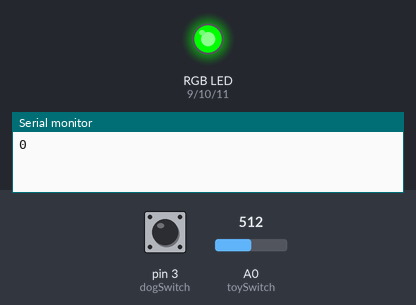
A sketch run on a simulated Arduino Uno, built with avr-gcc and run on an emulated ATmega328P. Shown: an RGB LED mixed from three pins (HIGH = lit), the last lines printed to the serial monitor. The test bench sets the inputs (shaded band); at power-on: A0 (toySwitch) = 512, pin 3 (dogSwitch) LOW. Dim RGB values are drawn brighter than linear.

Above: at 1.2 s.
1.3 s: A0 (toySwitch) set to 0
At 4.4 s:
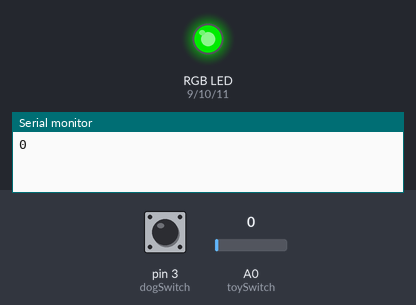
6.1 s: A0 (toySwitch) set to 122
At 6.55 s:
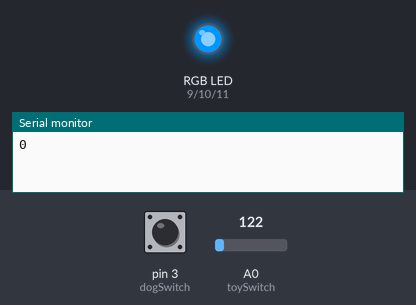
9.6 s: A0 (toySwitch) set to 0
At 10.9 s:
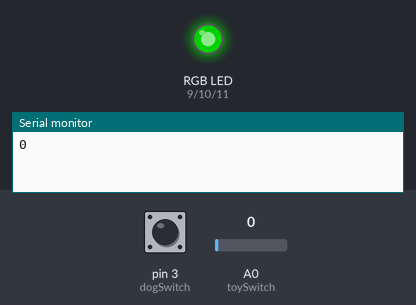
13.5 s: A0 (toySwitch) set to 306
At 24.7 s:
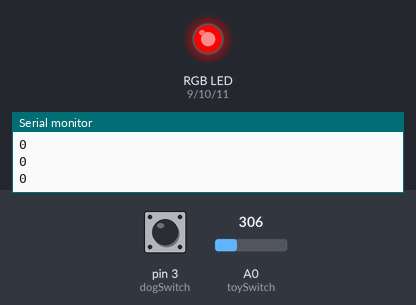
Timing chart, 0 to 25.5 s (numbered marks = the images above; inputs shaded):
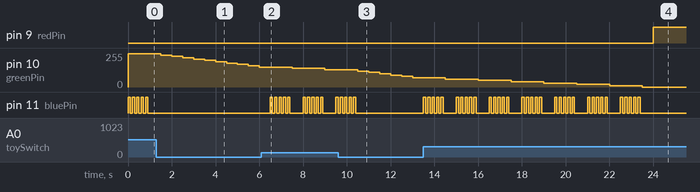

Measured:
- after the input at 1.3 s, pin 11 (bluePin): stops changing and stays LOW
- after the input at 6.1 s, pin 11 (bluePin): goes 4 × (HIGH 0.10 s, LOW 0.10 s), HIGH 0.10 s, LOW 0.60 s, 4 × (HIGH 0.10 s, LOW 0.10 s), HIGH 0.10 s, LOW 0.60 s, then HIGH, starting after 0.40 s
- after the input at 9.6 s, pin 11 (bluePin): goes on until 10.4 s, then stays LOW
- after the input at 13.5 s, pin 9 (redPin): LOW → HIGH after 10.5 s instead of 3.5 s; pin 11 (bluePin): LOW → HIGH at once, then repeats every 1.5 s: 4 × (LOW 0.10 s, HIGH 0.10 s), LOW 0.60 s, HIGH 0.10 s
- by itself, pin 11 (bluePin): alternates HIGH for 0.10 s and LOW for 0.10 s, 10 changes in all, then stays LOW

The sketch:

StupidPetTrick.ino
```cpp
int redPin = 9;
int greenPin = 10;
int bluePin = 11;
int toySwitch = A0;
int dogSwitch = 3;
int sensorValue = 0;
int toyValue = 0;
int fadeValue = 250;
int previousState;
int currentState;
bool stopTimer = true;
int timeStamp;
int getSeconds;
int state;
int secondMarker;
int isHungry;
//long timeStamp;
void setup() {
  // put your setup code here, to run once:
  pinMode(redPin, OUTPUT);
  pinMode(greenPin, OUTPUT);
  pinMode(bluePin, OUTPUT);
  // pinMode(piezo, OUTPUT);
  pinMode(dogSwitch, INPUT);
  pinMode(toySwitch, INPUT);
  Serial.begin(9600);
  analogWrite(greenPin, 250);
  digitalWrite(bluePin, LOW);
  digitalWrite(redPin, LOW);
  state = 0;
  fadeValue = 250;
  isHungry = false;
}

int noSwitch = true;
void loop() {  // Check input
  sensorValue = digitalRead(dogSwitch);
  toyValue = analogRead(toySwitch);
  int s = seconds(millis());
  Serial.println(sensorValue);
  if (state == 0)
  {
    if (sensorValue)
    {
      SingleBlinker(10, 100, 5);
    }
    for (fadeValue = 250; fadeValue >= 0; fadeValue -= 10)
    {
      int food = analogRead(toySwitch);
      if (food)
      {
        SingleBlinker(11, 100, 5);
      }
      analogWrite(greenPin, fadeValue);
      delay(500);
      if (fadeValue <= 0)
      {
        state = 1;
        timeStamp = getTimeStamp();
        stopTimer = false;
        isHungry = true;
      }

    }
  }

  if (state == 1); // Hungry State
  {
    digitalWrite(redPin, HIGH);
    if (sensorValue)
    { state = 0;
      digitalWrite(redPin, LOW);
      secondMarker = 0;
    }
    int hungerDuration = timer(timeStamp, 30);
    // Serial.println(hungerDuration);
    // Blink slowly after ten seconds
    if (hungerDuration == 9) // +1 = 10 seconds
    {
      secondMarker = 9;
    }
    if (hungerDuration == 29)
    {
      secondMarker = 29;
    }

    if ( secondMarker == 9)
    {
      SingleBlinker(9, 500, 1);
    }
    if (secondMarker == 29)
    {
      SingleBlinker(9, 100, 1);
    }
    // Blink faster after ten seconds, timer starts at 29
  }

}

////////////////////////////////////

// Convert millisecond to seconds
int seconds(long mSecond)
{
  return mSecond / 1000;
}

bool isGet;
long getTimeStamp()
{
  long timeStamp = millis() / 1000;
  return timeStamp;
}

int timer(int tStamp, int countdown)
{
  if (!stopTimer)
  {
    long timerSeconds = seconds(millis()) - tStamp;
    if (timerSeconds == countdown)
      stopTimer = true;
    else
      return timerSeconds;
  }
}

void Fader(int pinNumber, int fadeValue, int decrement)
{
  if (fadeValue >= 0)
  {
    for (fadeValue; fadeValue >= 0; fadeValue -= decrement)
    {
      analogWrite(pinNumber, fadeValue);
      delay(100);
    }
  }
}

void SingleBlinker(int pinNumber, int interval, int blinkTimes)
{
  for (int i = 0; i < blinkTimes; i++)
  {
    digitalWrite(pinNumber, HIGH);
    delay(interval);
    digitalWrite(pinNumber, LOW);
    delay(interval);
  }
}
void Blinker(int pinNumber1, int pinNumber2, int interval)
{
  for (int i = 0; i < 5 ; i++)
  {
    digitalWrite(pinNumber1, HIGH);
    digitalWrite(pinNumber2, HIGH);
    delay(interval);
    digitalWrite(pinNumber1, LOW);
    digitalWrite(pinNumber2, LOW);
    delay(interval);
  }
}

//bool isTen (int seconds)
//{
//  if (seconds % 10 == 0)
//    return true;
//  else
//    return false;
//}
```
